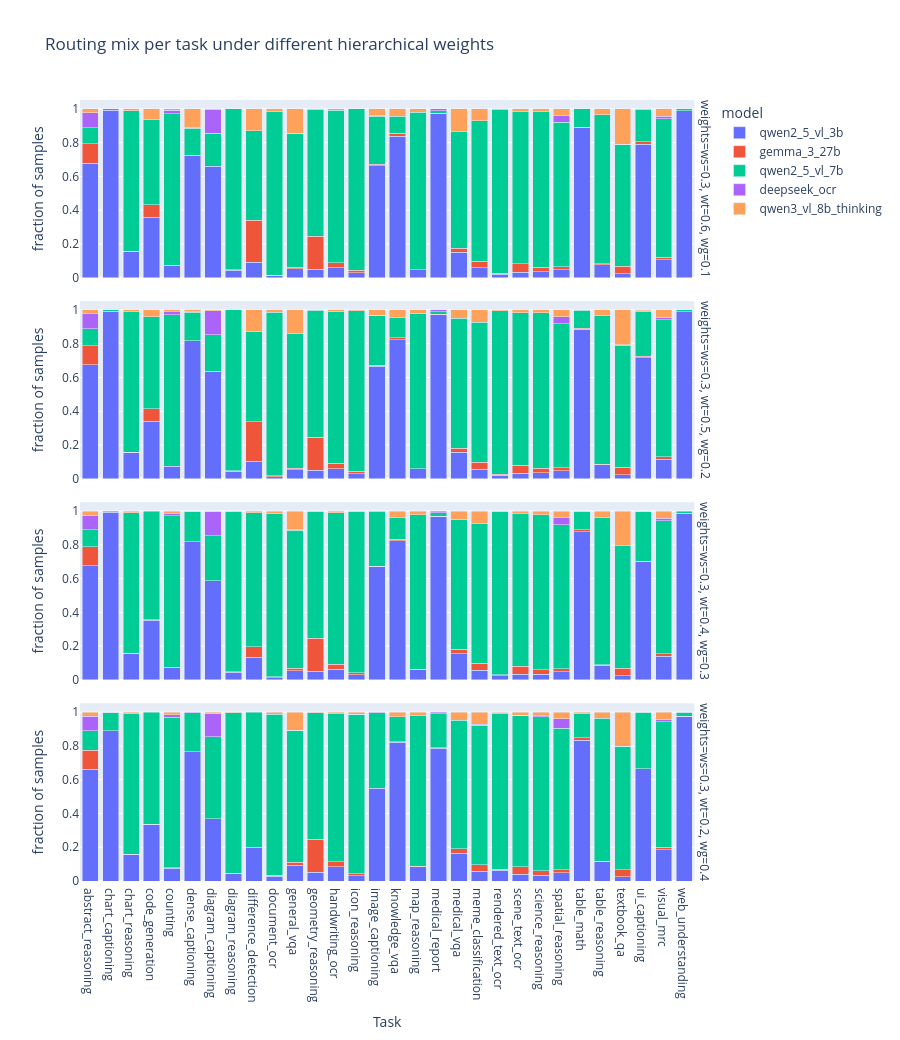

The notebook cell saved with this chart:
### Code cell
# ----- 4. Plot: stacked bars per task, with facets for each weight combo -----
fig = px.bar(
    routing_compare,
    x="router_task",
    y="fraction",
    color="model",
    facet_row="weights",
    barmode="stack",
    title="Routing mix per task under different hierarchical weights",
    labels={"fraction": "fraction of samples", "router_task": "Task"},
)

fig.update_layout(height=max(400, 260 * len(weight_settings)), showlegend=True)
fig.show()

# Optional: table view of the same data
display(routing_compare.head())

### Figure 1 — Plotly figure (JSON) as saved in the notebook; plotly's stock layout.template omitted (floating-point values rounded to 4 significant figures)
{"data": [{"hovertemplate": "model=qwen2_5_vl_3b<br>weights=ws=0.3, wt=0.6, wg=0.1<br>Task=%{x}<br>fraction of samples=%{y}<extra></extra>", "legendgroup": "qwen2_5_vl_3b", "marker": {"color": "#636efa", "pattern": {"shape": ""}}, "name": "qwen2_5_vl_3b", "orientation": "v", "showlegend": true, "textposition": "auto", "type": "bar", "x": ["abstract_reasoning", "chart_captioning", "chart_reasoning", "code_generation", "counting", "dense_captioning", "diagram_captioning", "diagram_reasoning", "difference_detection", "document_ocr", "general_vqa", "geometry_reasoning", "handwriting_ocr", "icon_reasoning", "image_captioning", "knowledge_vqa", "map_reasoning", "medical_report", "medical_vqa", "meme_classification", "rendered_text_ocr", "scene_text_ocr", "science_reasoning", "spatial_reasoning", "table_math", "table_reasoning", "textbook_qa", "ui_captioning", "visual_mrc", "web_understanding"], "xaxis": "x4", "y": [0.6788, 0.9932, 0.1573, 0.358, 0.07431, 0.7262, 0.6602, 0.04433, 0.09084, 0.01302, 0.05204, 0.04965, 0.05916, 0.02998, 0.663, 0.8391, 0.04825, 0.9714, 0.1512, 0.05795, 0.02097, 0.03283, 0.0348, 0.04772, 0.8884, 0.07742, 0.02476, 0.7894, 0.1054, 0.9888], "yaxis": "y4"}, {"hovertemplate": "model=qwen2_5_vl_3b<br>weights=ws=0.3, wt=0.5, wg=0.2<br>Task=%{x}<br>fraction of samples=%{y}<extra></extra>", "legendgroup": "qwen2_5_vl_3b", "marker": {"color": "#636efa", "pattern": {"shape": ""}}, "name": "qwen2_5_vl_3b", "orientation": "v", "showlegend": false, "textposition": "auto", "type": "bar", "x": ["abstract_reasoning", "chart_captioning", "chart_reasoning", "code_generation", "counting", "dense_captioning", "diagram_captioning", "diagram_reasoning", "difference_detection", "document_ocr", "general_vqa", "geometry_reasoning", "handwriting_ocr", "icon_reasoning", "image_captioning", "knowledge_vqa", "map_reasoning", "medical_report", "medical_vqa", "meme_classification", "rendered_text_ocr", "scene_text_ocr", "science_reasoning", "spatial_reasoning", "table_math", "table_reasoning", "textbook_qa", "ui_captioning", "visual_mrc", "web_understanding"], "xaxis": "x3", "y": [0.6759, 0.9921, 0.1573, 0.3395, 0.07431, 0.817, 0.6359, 0.04433, 0.1052, 0.0135, 0.053, 0.05009, 0.06058, 0.02998, 0.6671, 0.8228, 0.05804, 0.9714, 0.1561, 0.05795, 0.02097, 0.03318, 0.0348, 0.04772, 0.8862, 0.08193, 0.02476, 0.7173, 0.1148, 0.9881], "yaxis": "y3"}, {"hovertemplate": "model=qwen2_5_vl_3b<br>weights=ws=0.3, wt=0.4, wg=0.3<br>Task=%{x}<br>fraction of samples=%{y}<extra></extra>", "legendgroup": "qwen2_5_vl_3b", "marker": {"color": "#636efa", "pattern": {"shape": ""}}, "name": "qwen2_5_vl_3b", "orientation": "v", "showlegend": false, "textposition": "auto", "type": "bar", "x": ["abstract_reasoning", "chart_captioning", "chart_reasoning", "code_generation", "counting", "dense_captioning", "diagram_captioning", "diagram_reasoning", "difference_detection", "document_ocr", "general_vqa", "geometry_reasoning", "handwriting_ocr", "icon_reasoning", "image_captioning", "knowledge_vqa", "map_reasoning", "medical_report", "medical_vqa", "meme_classification", "rendered_text_ocr", "scene_text_ocr", "science_reasoning", "spatial_reasoning", "table_math", "table_reasoning", "textbook_qa", "ui_captioning", "visual_mrc", "web_understanding"], "xaxis": "x2", "y": [0.6759, 0.9921, 0.1573, 0.3521, 0.07431, 0.8191, 0.5874, 0.04433, 0.133, 0.01398, 0.05324, 0.05053, 0.06201, 0.02998, 0.6734, 0.8249, 0.06154, 0.9685, 0.1561, 0.05795, 0.02386, 0.03459, 0.0348, 0.04772, 0.8784, 0.0862, 0.02476, 0.6996, 0.1408, 0.9881], "yaxis": "y2"}, {"hovertemplate": "model=qwen2_5_vl_3b<br>weights=ws=0.3, wt=0.2, wg=0.4<br>Task=%{x}<br>fraction of samples=%{y}<extra></extra>", "legendgroup": "qwen2_5_vl_3b", "marker": {"color": "#636efa", "pattern": {"shape": ""}}, "name": "qwen2_5_vl_3b", "orientation": "v", "showlegend": false, "textposition": "auto", "type": "bar", "x": ["abstract_reasoning", "chart_captioning", "chart_reasoning", "code_generation", "counting", "dense_captioning", "diagram_captioning", "diagram_reasoning", "difference_detection", "document_ocr", "general_vqa", "geometry_reasoning", "handwriting_ocr", "icon_reasoning", "image_captioning", "knowledge_vqa", "map_reasoning", "medical_report", "medical_vqa", "meme_classification", "rendered_text_ocr", "scene_text_ocr", "science_reasoning", "spatial_reasoning", "table_math", "table_reasoning", "textbook_qa", "ui_captioning", "visual_mrc", "web_understanding"], "xaxis": "x", "y": [0.6624, 0.8905, 0.1573, 0.3358, 0.07431, 0.7652, 0.3689, 0.04433, 0.1996, 0.02869, 0.09329, 0.05098, 0.08339, 0.02998, 0.5497, 0.8214, 0.08531, 0.7868, 0.1659, 0.05795, 0.06291, 0.04024, 0.0348, 0.04772, 0.8329, 0.1129, 0.02476, 0.6657, 0.1856, 0.9762], "yaxis": "y"}, {"hovertemplate": "model=gemma_3_27b<br>weights=ws=0.3, wt=0.6, wg=0.1<br>Task=%{x}<br>fraction of samples=%{y}<extra></extra>", "legendgroup": "gemma_3_27b", "marker": {"color": "#EF553B", "pattern": {"shape": ""}}, "name": "gemma_3_27b", "orientation": "v", "showlegend": true, "textposition": "auto", "type": "bar", "x": ["abstract_reasoning", "chart_reasoning", "code_generation", "diagram_reasoning", "difference_detection", "document_ocr", "general_vqa", "geometry_reasoning", "handwriting_ocr", "icon_reasoning", "image_captioning", "knowledge_vqa", "medical_report", "medical_vqa", "meme_classification", "rendered_text_ocr", "scene_text_ocr", "science_reasoning", "spatial_reasoning", "table_math", "table_reasoning", "textbook_qa", "ui_captioning", "visual_mrc"], "xaxis": "x4", "y": [0.1142, 0.0003642, 0.07544, 0.002815, 0.2489, 0.001688, 0.009832, 0.1968, 0.03065, 0.01356, 0.009729, 0.01637, 0.002146, 0.02439, 0.03958, 0.006508, 0.05048, 0.02628, 0.01646, 0.002844, 0.004268, 0.04286, 0.01696, 0.01516], "yaxis": "y4"}, {"hovertemplate": "model=gemma_3_27b<br>weights=ws=0.3, wt=0.5, wg=0.2<br>Task=%{x}<br>fraction of samples=%{y}<extra></extra>", "legendgroup": "gemma_3_27b", "marker": {"color": "#EF553B", "pattern": {"shape": ""}}, "name": "gemma_3_27b", "orientation": "v", "showlegend": false, "textposition": "auto", "type": "bar", "x": ["abstract_reasoning", "chart_reasoning", "code_generation", "diagram_reasoning", "difference_detection", "document_ocr", "general_vqa", "geometry_reasoning", "handwriting_ocr", "icon_reasoning", "image_captioning", "knowledge_vqa", "map_reasoning", "medical_report", "medical_vqa", "meme_classification", "rendered_text_ocr", "scene_text_ocr", "science_reasoning", "spatial_reasoning", "table_math", "table_reasoning", "textbook_qa", "ui_captioning", "visual_mrc"], "xaxis": "x3", "y": [0.1135, 0.0005463, 0.07396, 0.002815, 0.2318, 0.003375, 0.01007, 0.1968, 0.03065, 0.01356, 0.006949, 0.01352, 0.0006993, 0.002146, 0.02439, 0.03958, 0.006508, 0.0473, 0.02628, 0.01693, 0.004621, 0.004387, 0.04286, 0.009894, 0.01516], "yaxis": "y3"}, {"hovertemplate": "model=gemma_3_27b<br>weights=ws=0.3, wt=0.4, wg=0.3<br>Task=%{x}<br>fraction of samples=%{y}<extra></extra>", "legendgroup": "gemma_3_27b", "marker": {"color": "#EF553B", "pattern": {"shape": ""}}, "name": "gemma_3_27b", "orientation": "v", "showlegend": false, "textposition": "auto", "type": "bar", "x": ["abstract_reasoning", "chart_reasoning", "code_generation", "diagram_reasoning", "difference_detection", "document_ocr", "general_vqa", "geometry_reasoning", "handwriting_ocr", "icon_reasoning", "image_captioning", "knowledge_vqa", "map_reasoning", "medical_report", "medical_vqa", "meme_classification", "rendered_text_ocr", "scene_text_ocr", "science_reasoning", "spatial_reasoning", "table_math", "table_reasoning", "textbook_qa", "ui_captioning", "visual_mrc"], "xaxis": "x2", "y": [0.1135, 0.0007285, 0.002959, 0.002815, 0.06366, 0.004581, 0.01655, 0.195, 0.03065, 0.01356, 0.0006949, 0.009253, 0.002098, 0.002146, 0.02439, 0.03958, 0.006508, 0.04624, 0.02628, 0.01787, 0.01138, 0.004387, 0.04286, 0.003534, 0.01516], "yaxis": "y2"}, {"hovertemplate": "model=gemma_3_27b<br>weights=ws=0.3, wt=0.2, wg=0.4<br>Task=%{x}<br>fraction of samples=%{y}<extra></extra>", "legendgroup": "gemma_3_27b", "marker": {"color": "#EF553B", "pattern": {"shape": ""}}, "name": "gemma_3_27b", "orientation": "v", "showlegend": false, "textposition": "auto", "type": "bar", "x": ["abstract_reasoning", "chart_reasoning", "code_generation", "counting", "diagram_reasoning", "document_ocr", "general_vqa", "geometry_reasoning", "handwriting_ocr", "icon_reasoning", "knowledge_vqa", "map_reasoning", "medical_report", "medical_vqa", "meme_classification", "rendered_text_ocr", "scene_text_ocr", "science_reasoning", "spatial_reasoning", "table_math", "table_reasoning", "textbook_qa", "visual_mrc", "web_understanding"], "xaxis": "x", "y": [0.1135, 0.001457, 0.001479, 0.005662, 0.002815, 0.005786, 0.01847, 0.195, 0.02994, 0.01356, 0.004982, 0.002797, 0.001431, 0.02439, 0.03958, 0.006508, 0.04518, 0.02557, 0.02022, 0.01529, 0.005454, 0.04286, 0.01588, 0.0006988], "yaxis": "y"}, {"hovertemplate": "model=qwen2_5_vl_7b<br>weights=ws=0.3, wt=0.6, wg=0.1<br>Task=%{x}<br>fraction of samples=%{y}<extra></extra>", "legendgroup": "qwen2_5_vl_7b", "marker": {"color": "#00cc96", "pattern": {"shape": ""}}, "name": "qwen2_5_vl_7b", "orientation": "v", "showlegend": true, "textposition": "auto", "type": "bar", "x": ["abstract_reasoning", "chart_captioning", "chart_reasoning", "code_generation", "counting", "dense_captioning", "diagram_captioning", "diagram_reasoning", "difference_detection", "document_ocr", "general_vqa", "geometry_reasoning", "handwriting_ocr", "icon_reasoning", "image_captioning", "knowledge_vqa", "map_reasoning", "medical_report", "medical_vqa", "meme_classification", "rendered_text_ocr", "scene_text_ocr", "science_reasoning", "spatial_reasoning", "table_math", "table_reasoning", "textbook_qa", "ui_captioning", "visual_mrc", "web_understanding"], "xaxis": "x4", "y": [0.09636, 0.006798, 0.8314, 0.5015, 0.8974, 0.1603, 0.1942, 0.9529, 0.53, 0.9689, 0.7921, 0.7527, 0.9016, 0.9565, 0.2835, 0.09964, 0.9322, 0.01431, 0.6878, 0.8311, 0.9675, 0.9008, 0.9233, 0.8557, 0.1088, 0.8827, 0.7219, 0.1915, 0.8217, 0.01118], "yaxis": "y4"}, {"hovertemplate": "model=qwen2_5_vl_7b<br>weights=ws=0.3, wt=0.5, wg=0.2<br>Task=%{x}<br>fraction of samples=%{y}<extra></extra>", "legendgroup": "qwen2_5_vl_7b", "marker": {"color": "#00cc96", "pattern": {"shape": ""}}, "name": "qwen2_5_vl_7b", "orientation": "v", "showlegend": false, "textposition": "auto", "type": "bar", "x": ["abstract_reasoning", "chart_captioning", "chart_reasoning", "code_generation", "counting", "dense_captioning", "diagram_captioning", "diagram_reasoning", "difference_detection", "document_ocr", "general_vqa", "geometry_reasoning", "handwriting_ocr", "icon_reasoning", "image_captioning", "knowledge_vqa", "map_reasoning", "medical_report", "medical_vqa", "meme_classification", "rendered_text_ocr", "scene_text_ocr", "science_reasoning", "spatial_reasoning", "table_math", "table_reasoning", "textbook_qa", "ui_captioning", "visual_mrc", "web_understanding"], "xaxis": "x3", "y": [0.09993, 0.007871, 0.8314, 0.5459, 0.8974, 0.1709, 0.2184, 0.9529, 0.5358, 0.9684, 0.7947, 0.7522, 0.9002, 0.9522, 0.2905, 0.121, 0.9217, 0.01502, 0.7707, 0.8311, 0.9675, 0.9036, 0.9233, 0.8526, 0.1088, 0.8781, 0.7248, 0.2657, 0.813, 0.01188], "yaxis": "y3"}, {"hovertemplate": "model=qwen2_5_vl_7b<br>weights=ws=0.3, wt=0.4, wg=0.3<br>Task=%{x}<br>fraction of samples=%{y}<extra></extra>", "legendgroup": "qwen2_5_vl_7b", "marker": {"color": "#00cc96", "pattern": {"shape": ""}}, "name": "qwen2_5_vl_7b", "orientation": "v", "showlegend": false, "textposition": "auto", "type": "bar", "x": ["abstract_reasoning", "chart_captioning", "chart_reasoning", "code_generation", "counting", "dense_captioning", "diagram_captioning", "diagram_reasoning", "difference_detection", "document_ocr", "general_vqa", "geometry_reasoning", "handwriting_ocr", "icon_reasoning", "image_captioning", "knowledge_vqa", "map_reasoning", "medical_report", "medical_vqa", "meme_classification", "rendered_text_ocr", "scene_text_ocr", "science_reasoning", "spatial_reasoning", "table_math", "table_reasoning", "textbook_qa", "ui_captioning", "visual_mrc", "web_understanding"], "xaxis": "x2", "y": [0.09993, 0.007871, 0.8312, 0.645, 0.8974, 0.178, 0.267, 0.9521, 0.7933, 0.9679, 0.818, 0.7518, 0.8988, 0.9522, 0.3218, 0.1288, 0.9161, 0.02003, 0.7707, 0.8311, 0.9653, 0.9033, 0.9183, 0.8521, 0.1095, 0.8738, 0.7257, 0.294, 0.787, 0.01188], "yaxis": "y2"}, {"hovertemplate": "model=qwen2_5_vl_7b<br>weights=ws=0.3, wt=0.2, wg=0.4<br>Task=%{x}<br>fraction of samples=%{y}<extra></extra>", "legendgroup": "qwen2_5_vl_7b", "marker": {"color": "#00cc96", "pattern": {"shape": ""}}, "name": "qwen2_5_vl_7b", "orientation": "v", "showlegend": false, "textposition": "auto", "type": "bar", "x": ["abstract_reasoning", "chart_captioning", "chart_reasoning", "code_generation", "counting", "dense_captioning", "diagram_captioning", "diagram_reasoning", "difference_detection", "document_ocr", "general_vqa", "geometry_reasoning", "handwriting_ocr", "icon_reasoning", "image_captioning", "knowledge_vqa", "map_reasoning", "medical_report", "medical_vqa", "meme_classification", "rendered_text_ocr", "scene_text_ocr", "science_reasoning", "spatial_reasoning", "table_math", "table_reasoning", "textbook_qa", "ui_captioning", "visual_mrc", "web_understanding"], "xaxis": "x", "y": [0.1135, 0.1088, 0.8306, 0.6627, 0.891, 0.2326, 0.4854, 0.95, 0.8004, 0.9532, 0.7808, 0.7509, 0.8767, 0.9429, 0.4461, 0.1466, 0.8916, 0.2031, 0.761, 0.8254, 0.9255, 0.8969, 0.9134, 0.8369, 0.1465, 0.847, 0.7305, 0.3329, 0.7422, 0.02236], "yaxis": "y"}, {"hovertemplate": "model=deepseek_ocr<br>weights=ws=0.3, wt=0.6, wg=0.1<br>Task=%{x}<br>fraction of samples=%{y}<extra></extra>", "legendgroup": "deepseek_ocr", "marker": {"color": "#ab63fa", "pattern": {"shape": ""}}, "name": "deepseek_ocr", "orientation": "v", "showlegend": true, "textposition": "auto", "type": "bar", "x": ["abstract_reasoning", "counting", "dense_captioning", "diagram_captioning", "general_vqa", "image_captioning", "medical_report", "rendered_text_ocr", "spatial_reasoning", "textbook_qa", "ui_captioning", "visual_mrc"], "xaxis": "x4", "y": [0.08922, 0.01911, 0.003546, 0.1408, 0.001199, 0.004864, 0.01216, 0.0007231, 0.03879, 0.001905, 0.00212, 0.01516], "yaxis": "y4"}, {"hovertemplate": "model=deepseek_ocr<br>weights=ws=0.3, wt=0.5, wg=0.2<br>Task=%{x}<br>fraction of samples=%{y}<extra></extra>", "legendgroup": "deepseek_ocr", "marker": {"color": "#ab63fa", "pattern": {"shape": ""}}, "name": "deepseek_ocr", "orientation": "v", "showlegend": false, "textposition": "auto", "type": "bar", "x": ["abstract_reasoning", "counting", "dense_captioning", "diagram_captioning", "general_vqa", "image_captioning", "medical_report", "rendered_text_ocr", "spatial_reasoning", "textbook_qa", "ui_captioning", "visual_mrc"], "xaxis": "x3", "y": [0.08922, 0.01911, 0.003546, 0.1408, 0.001199, 0.004864, 0.01144, 0.0007231, 0.04184, 0.001905, 0.00212, 0.01516], "yaxis": "y3"}, {"hovertemplate": "model=deepseek_ocr<br>weights=ws=0.3, wt=0.4, wg=0.3<br>Task=%{x}<br>fraction of samples=%{y}<extra></extra>", "legendgroup": "deepseek_ocr", "marker": {"color": "#ab63fa", "pattern": {"shape": ""}}, "name": "deepseek_ocr", "orientation": "v", "showlegend": false, "textposition": "auto", "type": "bar", "x": ["abstract_reasoning", "counting", "dense_captioning", "diagram_captioning", "general_vqa", "image_captioning", "medical_report", "spatial_reasoning", "textbook_qa", "ui_captioning", "visual_mrc"], "xaxis": "x2", "y": [0.08565, 0.01486, 0.002128, 0.1408, 0.0009592, 0.00417, 0.009299, 0.04231, 0.0009524, 0.00212, 0.01516], "yaxis": "y2"}, {"hovertemplate": "model=deepseek_ocr<br>weights=ws=0.3, wt=0.2, wg=0.4<br>Task=%{x}<br>fraction of samples=%{y}<extra></extra>", "legendgroup": "deepseek_ocr", "marker": {"color": "#ab63fa", "pattern": {"shape": ""}}, "name": "deepseek_ocr", "orientation": "v", "showlegend": false, "textposition": "auto", "type": "bar", "x": ["abstract_reasoning", "chart_captioning", "chart_reasoning", "counting", "dense_captioning", "diagram_captioning", "general_vqa", "icon_reasoning", "image_captioning", "medical_report", "meme_classification", "rendered_text_ocr", "scene_text_ocr", "science_reasoning", "spatial_reasoning", "textbook_qa", "ui_captioning", "visual_mrc"], "xaxis": "x", "y": [0.08565, 0.0003578, 0.0003642, 0.01486, 0.002128, 0.1408, 0.001199, 0.002141, 0.00417, 0.008584, 0.005654, 0.0007231, 0.000706, 0.004972, 0.05759, 0.0009524, 0.001413, 0.01516], "yaxis": "y"}, {"hovertemplate": "model=qwen3_vl_8b_thinking<br>weights=ws=0.3, wt=0.6, wg=0.1<br>Task=%{x}<br>fraction of samples=%{y}<extra></extra>", "legendgroup": "qwen3_vl_8b_thinking", "marker": {"color": "#FFA15A", "pattern": {"shape": ""}}, "name": "qwen3_vl_8b_thinking", "orientation": "v", "showlegend": true, "textposition": "auto", "type": "bar", "x": ["abstract_reasoning", "chart_reasoning", "code_generation", "counting", "dense_captioning", "diagram_captioning", "difference_detection", "document_ocr", "general_vqa", "geometry_reasoning", "handwriting_ocr", "image_captioning", "knowledge_vqa", "map_reasoning", "medical_vqa", "meme_classification", "rendered_text_ocr", "scene_text_ocr", "science_reasoning", "spatial_reasoning", "table_reasoning", "textbook_qa", "visual_mrc"], "xaxis": "x4", "y": [0.02141, 0.01093, 0.06509, 0.0092, 0.1099, 0.004854, 0.1302, 0.01639, 0.1448, 0.0008865, 0.008553, 0.03892, 0.04484, 0.01958, 0.1366, 0.07138, 0.004338, 0.01588, 0.01562, 0.04137, 0.03557, 0.2086, 0.0426], "yaxis": "y4"}, {"hovertemplate": "model=qwen3_vl_8b_thinking<br>weights=ws=0.3, wt=0.5, wg=0.2<br>Task=%{x}<br>fraction of samples=%{y}<extra></extra>", "legendgroup": "qwen3_vl_8b_thinking", "marker": {"color": "#FFA15A", "pattern": {"shape": ""}}, "name": "qwen3_vl_8b_thinking", "orientation": "v", "showlegend": false, "textposition": "auto", "type": "bar", "x": ["abstract_reasoning", "chart_reasoning", "code_generation", "counting", "dense_captioning", "diagram_captioning", "difference_detection", "document_ocr", "general_vqa", "geometry_reasoning", "handwriting_ocr", "icon_reasoning", "image_captioning", "knowledge_vqa", "map_reasoning", "medical_vqa", "meme_classification", "rendered_text_ocr", "scene_text_ocr", "science_reasoning", "spatial_reasoning", "table_math", "table_reasoning", "textbook_qa", "ui_captioning", "visual_mrc"], "xaxis": "x3", "y": [0.02141, 0.01074, 0.04068, 0.0092, 0.008511, 0.004854, 0.1273, 0.01471, 0.141, 0.0008865, 0.008553, 0.004283, 0.03058, 0.0427, 0.01958, 0.04878, 0.07138, 0.004338, 0.01588, 0.01562, 0.0409, 0.0003555, 0.03557, 0.2057, 0.004947, 0.04188], "yaxis": "y3"}, {"hovertemplate": "model=qwen3_vl_8b_thinking<br>weights=ws=0.3, wt=0.4, wg=0.3<br>Task=%{x}<br>fraction of samples=%{y}<extra></extra>", "legendgroup": "qwen3_vl_8b_thinking", "marker": {"color": "#FFA15A", "pattern": {"shape": ""}}, "name": "qwen3_vl_8b_thinking", "orientation": "v", "showlegend": false, "textposition": "auto", "type": "bar", "x": ["abstract_reasoning", "chart_reasoning", "counting", "dense_captioning", "diagram_captioning", "diagram_reasoning", "difference_detection", "document_ocr", "general_vqa", "geometry_reasoning", "handwriting_ocr", "icon_reasoning", "knowledge_vqa", "map_reasoning", "medical_vqa", "meme_classification", "rendered_text_ocr", "scene_text_ocr", "science_reasoning", "spatial_reasoning", "table_math", "table_reasoning", "textbook_qa", "ui_captioning", "visual_mrc"], "xaxis": "x2", "y": [0.02498, 0.01074, 0.01345, 0.0007092, 0.004854, 0.0007037, 0.01001, 0.0135, 0.1113, 0.00266, 0.008553, 0.004283, 0.03701, 0.02028, 0.04878, 0.07138, 0.004338, 0.01588, 0.0206, 0.03996, 0.000711, 0.03557, 0.2057, 0.0007067, 0.04188], "yaxis": "y2"}, {"hovertemplate": "model=qwen3_vl_8b_thinking<br>weights=ws=0.3, wt=0.2, wg=0.4<br>Task=%{x}<br>fraction of samples=%{y}<extra></extra>", "legendgroup": "qwen3_vl_8b_thinking", "marker": {"color": "#FFA15A", "pattern": {"shape": ""}}, "name": "qwen3_vl_8b_thinking", "orientation": "v", "showlegend": false, "textposition": "auto", "type": "bar", "x": ["abstract_reasoning", "chart_captioning", "chart_reasoning", "counting", "diagram_captioning", "diagram_reasoning", "document_ocr", "general_vqa", "geometry_reasoning", "handwriting_ocr", "icon_reasoning", "knowledge_vqa", "map_reasoning", "medical_vqa", "meme_classification", "rendered_text_ocr", "scene_text_ocr", "science_reasoning", "spatial_reasoning", "table_math", "table_reasoning", "textbook_qa", "visual_mrc", "web_understanding"], "xaxis": "x", "y": [0.02498, 0.0003578, 0.0102, 0.01415, 0.004854, 0.002815, 0.0123, 0.1062, 0.003103, 0.009979, 0.01142, 0.02705, 0.02028, 0.04878, 0.07138, 0.004338, 0.01694, 0.02131, 0.03761, 0.005332, 0.03462, 0.201, 0.04116, 0.0006988], "yaxis": "y"}], "layout": {"annotations": [{"font": {}, "showarrow": false, "text": "weights=ws=0.3, wt=0.2, wg=0.4", "textangle": 90, "x": 0.98, "xanchor": "left", "xref": "paper", "y": 0.1138, "yanchor": "middle", "yref": "paper"}, {"font": {}, "showarrow": false, "text": "weights=ws=0.3, wt=0.4, wg=0.3", "textangle": 90, "x": 0.98, "xanchor": "left", "xref": "paper", "y": 0.3712, "yanchor": "middle", "yref": "paper"}, {"font": {}, "showarrow": false, "text": "weights=ws=0.3, wt=0.5, wg=0.2", "textangle": 90, "x": 0.98, "xanchor": "left", "xref": "paper", "y": 0.6288, "yanchor": "middle", "yref": "paper"}, {"font": {}, "showarrow": false, "text": "weights=ws=0.3, wt=0.6, wg=0.1", "textangle": 90, "x": 0.98, "xanchor": "left", "xref": "paper", "y": 0.8862, "yanchor": "middle", "yref": "paper"}], "barmode": "stack", "height": 1040, "legend": {"title": {"text": "model"}, "tracegroupgap": 0}, "showlegend": true, "title": {"text": "Routing mix per task under different hierarchical weights"}, "xaxis": {"anchor": "y", "domain": [0, 0.98], "title": {"text": "Task"}}, "xaxis2": {"anchor": "y2", "domain": [0, 0.98], "matches": "x", "showticklabels": false}, "xaxis3": {"anchor": "y3", "domain": [0, 0.98], "matches": "x", "showticklabels": false}, "xaxis4": {"anchor": "y4", "domain": [0, 0.98], "matches": "x", "showticklabels": false}, "yaxis": {"anchor": "x", "domain": [0, 0.2275], "title": {"text": "fraction of samples"}}, "yaxis2": {"anchor": "x2", "domain": [0.2575, 0.485], "matches": "y", "title": {"text": "fraction of samples"}}, "yaxis3": {"anchor": "x3", "domain": [0.515, 0.7425], "matches": "y", "title": {"text": "fraction of samples"}}, "yaxis4": {"anchor": "x4", "domain": [0.7725, 1], "matches": "y", "title": {"text": "fraction of samples"}}}}
